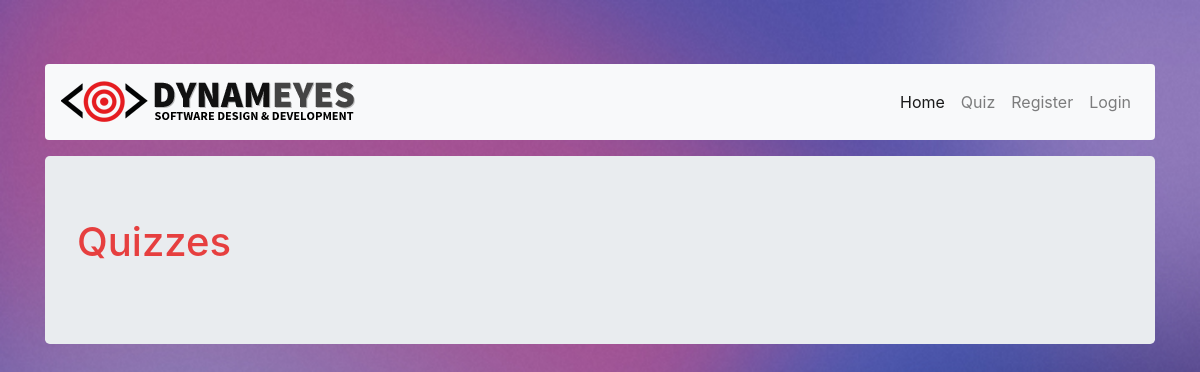
/, run on an earlier commit of the app's database.
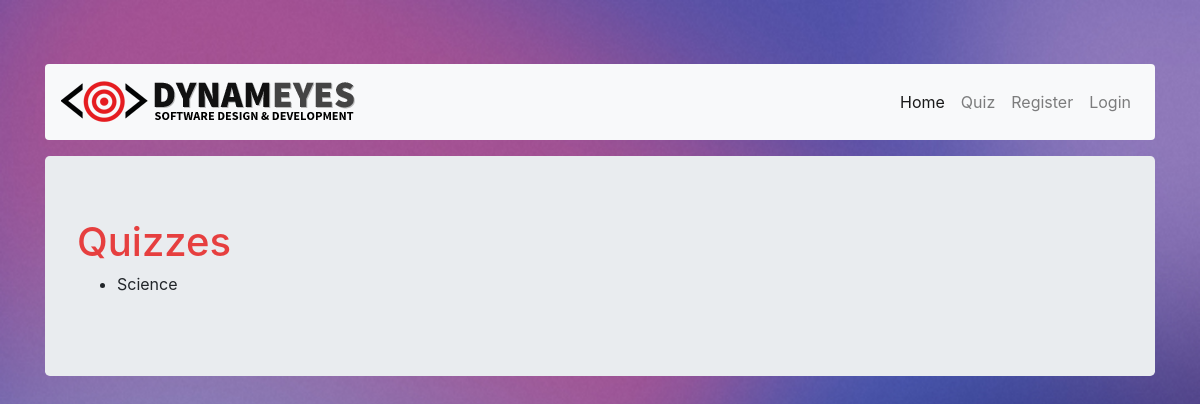
And on a later commit of the database.
### quiz/models.py (models this page shows, shortened)
class Quiz(models.Model):
    quiz_title = models.CharField(max_length=200)
    pub_date = models.DateTimeField('date published', auto_now_add=True)
    expiration = models.DateTimeField('expiration date')
    class Meta:
        verbose_name_plural = 'quizzes'

### quiz/views.py (the view)
# urls.py: url(r'^$', views.index, name='index'),
def index(request):
    queryset = Quiz.objects.all()
    context = {
        'objects_quiz' : queryset,
        'title': "Quiz Builder"
    }
    return render(request, 'index.html', context)

### quiz/templates/index.html
{% extends 'base.html' %}
{% block content %}
    {% include 'nav.html' %}
    <div class="jumbotron">
    <h1>Quizzes</h1>
    <ul>
        {% for obj in objects_quiz %}
            <li>
                {{ obj.quiz_title }}
            </li>
        {% endfor %}
    </ul>
    </div>
{% endblock %}

What changed in the data, as far as the page shows it:
added Quiz: quiz_title "Science"
